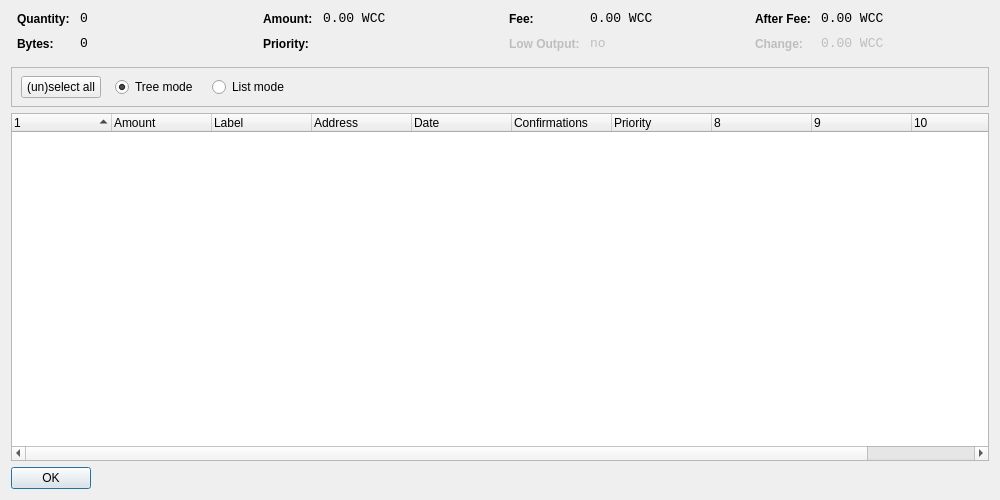
<?xml version="1.0" encoding="UTF-8"?>
<ui version="4.0">
 <class>CoinControlDialog</class>
 <widget class="QDialog" name="CoinControlDialog">
  <property name="geometry">
   <rect>
    <x>0</x>
    <y>0</y>
    <width>1000</width>
    <height>500</height>
   </rect>
  </property>
  <property name="windowTitle">
   <string>Coin Control</string>
  </property>
  <layout class="QVBoxLayout" name="verticalLayout">
   <item>
    <layout class="QHBoxLayout" name="horizontalLayoutTop" stretch="0,0,0,0">
     <property name="topMargin">
      <number>0</number>
     </property>
     <property name="bottomMargin">
      <number>10</number>
     </property>
     <item>
      <layout class="QFormLayout" name="formLayoutCoinControl1">
       <property name="horizontalSpacing">
        <number>10</number>
       </property>
       <property name="verticalSpacing">
        <number>10</number>
       </property>
       <property name="leftMargin">
        <number>6</number>
       </property>
       <property name="rightMargin">
        <number>6</number>
       </property>
       <item row="0" column="0">
        <widget class="QLabel" name="labelCoinControlQuantityText">
         <property name="styleSheet">
          <string notr="true">font-weight:bold;</string>
         </property>
         <property name="text">
          <string>Quantity:</string>
         </property>
        </widget>
       </item>
       <item row="0" column="1">
        <widget class="QLabel" name="labelCoinControlQuantity">
         <property name="font">
          <font>
           <family>Monospace</family>
           <pointsize>10</pointsize>
          </font>
         </property>
         <property name="cursor">
          <cursorShape>IBeamCursor</cursorShape>
         </property>
         <property name="contextMenuPolicy">
          <enum>Qt::ActionsContextMenu</enum>
         </property>
         <property name="text">
          <string notr="true">0</string>
         </property>
         <property name="textInteractionFlags">
          <set>Qt::LinksAccessibleByMouse|Qt::TextSelectableByKeyboard|Qt::TextSelectableByMouse</set>
         </property>
        </widget>
       </item>
       <item row="1" column="0">
        <widget class="QLabel" name="labelCoinControlBytesText">
         <property name="styleSheet">
          <string notr="true">font-weight:bold;</string>
         </property>
         <property name="text">
          <string>Bytes:</string>
         </property>
        </widget>
       </item>
       <item row="1" column="1">
        <widget class="QLabel" name="labelCoinControlBytes">
         <property name="font">
          <font>
           <family>Monospace</family>
           <pointsize>10</pointsize>
          </font>
         </property>
         <property name="cursor">
          <cursorShape>IBeamCursor</cursorShape>
         </property>
         <property name="contextMenuPolicy">
          <enum>Qt::ActionsContextMenu</enum>
         </property>
         <property name="text">
          <string notr="true">0</string>
         </property>
         <property name="textInteractionFlags">
          <set>Qt::LinksAccessibleByMouse|Qt::TextSelectableByKeyboard|Qt::TextSelectableByMouse</set>
         </property>
        </widget>
       </item>
      </layout>
     </item>
     <item>
      <layout class="QFormLayout" name="formLayoutCoinControl2">
       <property name="horizontalSpacing">
        <number>10</number>
       </property>
       <property name="verticalSpacing">
        <number>10</number>
       </property>
       <property name="leftMargin">
        <number>6</number>
       </property>
       <property name="rightMargin">
        <number>6</number>
       </property>
       <item row="0" column="0">
        <widget class="QLabel" name="labelCoinControlAmountText">
         <property name="styleSheet">
          <string notr="true">font-weight:bold;</string>
         </property>
         <property name="text">
          <string>Amount:</string>
         </property>
        </widget>
       </item>
       <item row="0" column="1">
        <widget class="QLabel" name="labelCoinControlAmount">
         <property name="font">
          <font>
           <family>Monospace</family>
           <pointsize>10</pointsize>
          </font>
         </property>
         <property name="cursor">
          <cursorShape>IBeamCursor</cursorShape>
         </property>
         <property name="contextMenuPolicy">
          <enum>Qt::ActionsContextMenu</enum>
         </property>
         <property name="text">
          <string notr="true">0.00 WCC</string>
         </property>
         <property name="textInteractionFlags">
          <set>Qt::LinksAccessibleByMouse|Qt::TextSelectableByKeyboard|Qt::TextSelectableByMouse</set>
         </property>
        </widget>
       </item>
       <item row="1" column="0">
        <widget class="QLabel" name="labelCoinControlPriorityText">
         <property name="styleSheet">
          <string notr="true">font-weight:bold;</string>
         </property>
         <property name="text">
          <string>Priority:</string>
         </property>
        </widget>
       </item>
       <item row="1" column="1">
        <widget class="QLabel" name="labelCoinControlPriority">
         <property name="font">
          <font>
           <family>Monospace</family>
           <pointsize>10</pointsize>
          </font>
         </property>
         <property name="cursor">
          <cursorShape>IBeamCursor</cursorShape>
         </property>
         <property name="contextMenuPolicy">
          <enum>Qt::ActionsContextMenu</enum>
         </property>
         <property name="text">
          <string/>
         </property>
         <property name="textInteractionFlags">
          <set>Qt::LinksAccessibleByMouse|Qt::TextSelectableByKeyboard|Qt::TextSelectableByMouse</set>
         </property>
        </widget>
       </item>
      </layout>
     </item>
     <item>
      <layout class="QFormLayout" name="formLayoutCoinControl3">
       <property name="horizontalSpacing">
        <number>10</number>
       </property>
       <property name="verticalSpacing">
        <number>10</number>
       </property>
       <property name="leftMargin">
        <number>6</number>
       </property>
       <property name="rightMargin">
        <number>6</number>
       </property>
       <item row="0" column="0">
        <widget class="QLabel" name="labelCoinControlFeeText">
         <property name="styleSheet">
          <string notr="true">font-weight:bold;</string>
         </property>
         <property name="text">
          <string>Fee:</string>
         </property>
        </widget>
       </item>
       <item row="0" column="1">
        <widget class="QLabel" name="labelCoinControlFee">
         <property name="font">
          <font>
           <family>Monospace</family>
           <pointsize>10</pointsize>
          </font>
         </property>
         <property name="cursor">
          <cursorShape>IBeamCursor</cursorShape>
         </property>
         <property name="contextMenuPolicy">
          <enum>Qt::ActionsContextMenu</enum>
         </property>
         <property name="text">
          <string notr="true">0.00 WCC</string>
         </property>
         <property name="textInteractionFlags">
          <set>Qt::LinksAccessibleByMouse|Qt::TextSelectableByKeyboard|Qt::TextSelectableByMouse</set>
         </property>
        </widget>
       </item>
       <item row="1" column="0">
        <widget class="QLabel" name="labelCoinControlLowOutputText">
         <property name="enabled">
          <bool>false</bool>
         </property>
         <property name="styleSheet">
          <string notr="true">font-weight:bold;</string>
         </property>
         <property name="text">
          <string>Low Output:</string>
         </property>
        </widget>
       </item>
       <item row="1" column="1">
        <widget class="QLabel" name="labelCoinControlLowOutput">
         <property name="enabled">
          <bool>false</bool>
         </property>
         <property name="font">
          <font>
           <family>Monospace</family>
           <pointsize>10</pointsize>
          </font>
         </property>
         <property name="cursor">
          <cursorShape>IBeamCursor</cursorShape>
         </property>
         <property name="contextMenuPolicy">
          <enum>Qt::ActionsContextMenu</enum>
         </property>
         <property name="text">
          <string notr="true">no</string>
         </property>
         <property name="textInteractionFlags">
          <set>Qt::LinksAccessibleByMouse|Qt::TextSelectableByKeyboard|Qt::TextSelectableByMouse</set>
         </property>
        </widget>
       </item>
      </layout>
     </item>
     <item>
      <layout class="QFormLayout" name="formLayoutCoinControl4">
       <property name="horizontalSpacing">
        <number>10</number>
       </property>
       <property name="verticalSpacing">
        <number>10</number>
       </property>
       <property name="leftMargin">
        <number>6</number>
       </property>
       <property name="rightMargin">
        <number>6</number>
       </property>
       <item row="0" column="0">
        <widget class="QLabel" name="labelCoinControlAfterFeeText">
         <property name="styleSheet">
          <string notr="true">font-weight:bold;</string>
         </property>
         <property name="text">
          <string>After Fee:</string>
         </property>
        </widget>
       </item>
       <item row="0" column="1">
        <widget class="QLabel" name="labelCoinControlAfterFee">
         <property name="font">
          <font>
           <family>Monospace</family>
           <pointsize>10</pointsize>
          </font>
         </property>
         <property name="cursor">
          <cursorShape>IBeamCursor</cursorShape>
         </property>
         <property name="contextMenuPolicy">
          <enum>Qt::ActionsContextMenu</enum>
         </property>
         <property name="text">
          <string notr="true">0.00 WCC</string>
         </property>
         <property name="textInteractionFlags">
          <set>Qt::LinksAccessibleByMouse|Qt::TextSelectableByKeyboard|Qt::TextSelectableByMouse</set>
         </property>
        </widget>
       </item>
       <item row="1" column="0">
        <widget class="QLabel" name="labelCoinControlChangeText">
         <property name="enabled">
          <bool>false</bool>
         </property>
         <property name="styleSheet">
          <string notr="true">font-weight:bold;</string>
         </property>
         <property name="text">
          <string>Change:</string>
         </property>
        </widget>
       </item>
       <item row="1" column="1">
        <widget class="QLabel" name="labelCoinControlChange">
         <property name="enabled">
          <bool>false</bool>
         </property>
         <property name="font">
          <font>
           <family>Monospace</family>
           <pointsize>10</pointsize>
          </font>
         </property>
         <property name="cursor">
          <cursorShape>IBeamCursor</cursorShape>
         </property>
         <property name="contextMenuPolicy">
          <enum>Qt::ActionsContextMenu</enum>
         </property>
         <property name="text">
          <string notr="true">0.00 WCC</string>
         </property>
         <property name="textInteractionFlags">
          <set>Qt::LinksAccessibleByMouse|Qt::TextSelectableByKeyboard|Qt::TextSelectableByMouse</set>
         </property>
        </widget>
       </item>
      </layout>
     </item>
    </layout>
   </item>
   <item>
    <widget class="QFrame" name="frame">
     <property name="minimumSize">
      <size>
       <width>0</width>
       <height>40</height>
      </size>
     </property>
     <property name="frameShape">
      <enum>QFrame::StyledPanel</enum>
     </property>
     <property name="frameShadow">
      <enum>QFrame::Sunken</enum>
     </property>
     <widget class="QWidget" name="horizontalLayoutWidget">
      <property name="geometry">
       <rect>
        <x>10</x>
        <y>0</y>
        <width>781</width>
        <height>41</height>
       </rect>
      </property>
      <layout class="QHBoxLayout" name="horizontalLayoutPanel" stretch="0,0,0,0,0">
       <property name="spacing">
        <number>14</number>
       </property>
       <item>
        <widget class="QPushButton" name="pushButtonSelectAll">
         <property name="sizePolicy">
          <sizepolicy hsizetype="Maximum" vsizetype="Fixed">
           <horstretch>0</horstretch>
           <verstretch>0</verstretch>
          </sizepolicy>
         </property>
         <property name="text">
          <string>(un)select all</string>
         </property>
        </widget>
       </item>
       <item>
        <widget class="QRadioButton" name="radioTreeMode">
         <property name="sizePolicy">
          <sizepolicy hsizetype="Maximum" vsizetype="Fixed">
           <horstretch>0</horstretch>
           <verstretch>0</verstretch>
          </sizepolicy>
         </property>
         <property name="text">
          <string>Tree mode</string>
         </property>
         <property name="checked">
          <bool>true</bool>
         </property>
        </widget>
       </item>
       <item>
        <widget class="QRadioButton" name="radioListMode">
         <property name="sizePolicy">
          <sizepolicy hsizetype="Maximum" vsizetype="Fixed">
           <horstretch>0</horstretch>
           <verstretch>0</verstretch>
          </sizepolicy>
         </property>
         <property name="text">
          <string>List mode</string>
         </property>
        </widget>
       </item>
       <item>
        <spacer name="horizontalSpacer">
         <property name="orientation">
          <enum>Qt::Horizontal</enum>
         </property>
         <property name="sizeHint" stdset="0">
          <size>
           <width>40</width>
           <height>20</height>
          </size>
         </property>
        </spacer>
       </item>
      </layout>
     </widget>
    </widget>
   </item>
   <item>
    <widget class="CoinControlTreeWidget" name="treeWidget">
     <property name="contextMenuPolicy">
      <enum>Qt::CustomContextMenu</enum>
     </property>
     <property name="sortingEnabled">
      <bool>false</bool>
     </property>
     <property name="columnCount">
      <number>11</number>
     </property>
     <attribute name="headerShowSortIndicator" stdset="0">
      <bool>true</bool>
     </attribute>
     <attribute name="headerStretchLastSection">
      <bool>false</bool>
     </attribute>
     <column>
      <property name="text">
       <string/>
      </property>
     </column>
     <column>
      <property name="text">
       <string>Amount</string>
      </property>
     </column>
     <column>
      <property name="text">
       <string>Label</string>
      </property>
     </column>
     <column>
      <property name="text">
       <string>Address</string>
      </property>
     </column>
     <column>
      <property name="text">
       <string>Date</string>
      </property>
     </column>
     <column>
      <property name="text">
       <string>Confirmations</string>
      </property>
      <property name="toolTip">
       <string>Confirmed</string>
      </property>
     </column>
     <column>
      <property name="text">
       <string>Priority</string>
      </property>
     </column>
     <column>
      <property name="text">
       <string/>
      </property>
     </column>
     <column>
      <property name="text">
       <string/>
      </property>
     </column>
     <column>
      <property name="text">
       <string/>
      </property>
     </column>
     <column>
      <property name="text">
       <string/>
      </property>
     </column>
    </widget>
   </item>
   <item>
    <widget class="QDialogButtonBox" name="buttonBox">
     <property name="sizePolicy">
      <sizepolicy hsizetype="Maximum" vsizetype="Fixed">
       <horstretch>0</horstretch>
       <verstretch>0</verstretch>
      </sizepolicy>
     </property>
     <property name="orientation">
      <enum>Qt::Horizontal</enum>
     </property>
     <property name="standardButtons">
      <set>QDialogButtonBox::Ok</set>
     </property>
    </widget>
   </item>
  </layout>
 </widget>
 <customwidgets>
  <customwidget>
   <class>CoinControlTreeWidget</class>
   <extends>QTreeWidget</extends>
   <header>coincontroltreewidget.h</header>
  </customwidget>
 </customwidgets>
 <resources/>
 <connections/>
</ui>
